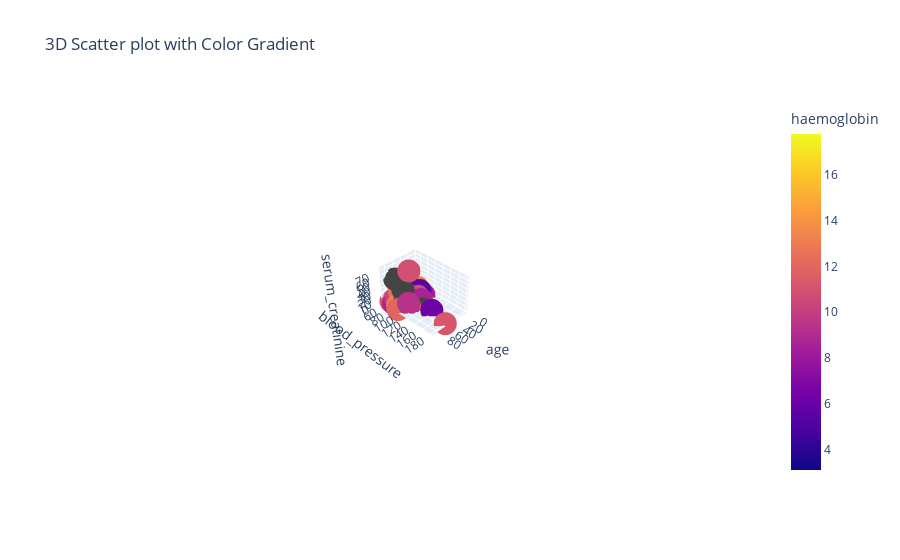

The notebook cell saved with this chart:
### Code cell
fig = px.scatter_3d(df, x='age', y='blood_pressure', z='serum_creatinine', color='haemoglobin',
                    title='3D Scatter plot with Color Gradient')
fig.show()

### Figure 1 — Plotly figure (JSON) as saved in the notebook; plotly's stock layout.template omitted (floating-point values rounded to 4 significant figures; data arrays with more than 128 entries replaced by an {"elided": "..."} marker saying what was removed)
{"data": [{"hovertemplate": "age=%{x}<br>blood_pressure=%{y}<br>serum_creatinine=%{z}<br>haemoglobin=%{marker.color}<extra></extra>", "legendgroup": "", "marker": {"color": {"elided": "400 float values"}, "coloraxis": "coloraxis", "symbol": "circle"}, "mode": "markers", "name": "", "scene": "scene", "showlegend": false, "type": "scatter3d", "x": {"elided": "400 int values"}, "y": {"elided": "400 int values"}, "z": {"elided": "400 float values"}}], "layout": {"autosize": true, "coloraxis": {"colorbar": {"title": {"text": "haemoglobin"}}, "colorscale": [[0, "#0d0887"], [0.1111, "#46039f"], [0.2222, "#7201a8"], [0.3333, "#9c179e"], [0.4444, "#bd3786"], [0.5556, "#d8576b"], [0.6667, "#ed7953"], [0.7778, "#fb9f3a"], [0.8889, "#fdca26"], [1, "#f0f921"]]}, "legend": {"tracegroupgap": 0}, "scene": {"aspectmode": "auto", "aspectratio": {"x": 0.9236, "y": 1.364, "z": 0.7935}, "camera": {"center": {"x": 0, "y": 0, "z": 0}, "eye": {"x": 4.883, "y": 4.883, "z": 4.883}, "projection": {"type": "perspective"}, "up": {"x": 0, "y": 0, "z": 1}}, "domain": {"x": [0, 1], "y": [0, 1]}, "xaxis": {"title": {"text": "age"}, "type": "linear"}, "yaxis": {"title": {"text": "blood_pressure"}, "type": "linear"}, "zaxis": {"title": {"text": "serum_creatinine"}, "type": "linear"}}, "title": {"text": "3D Scatter plot with Color Gradient"}}}
